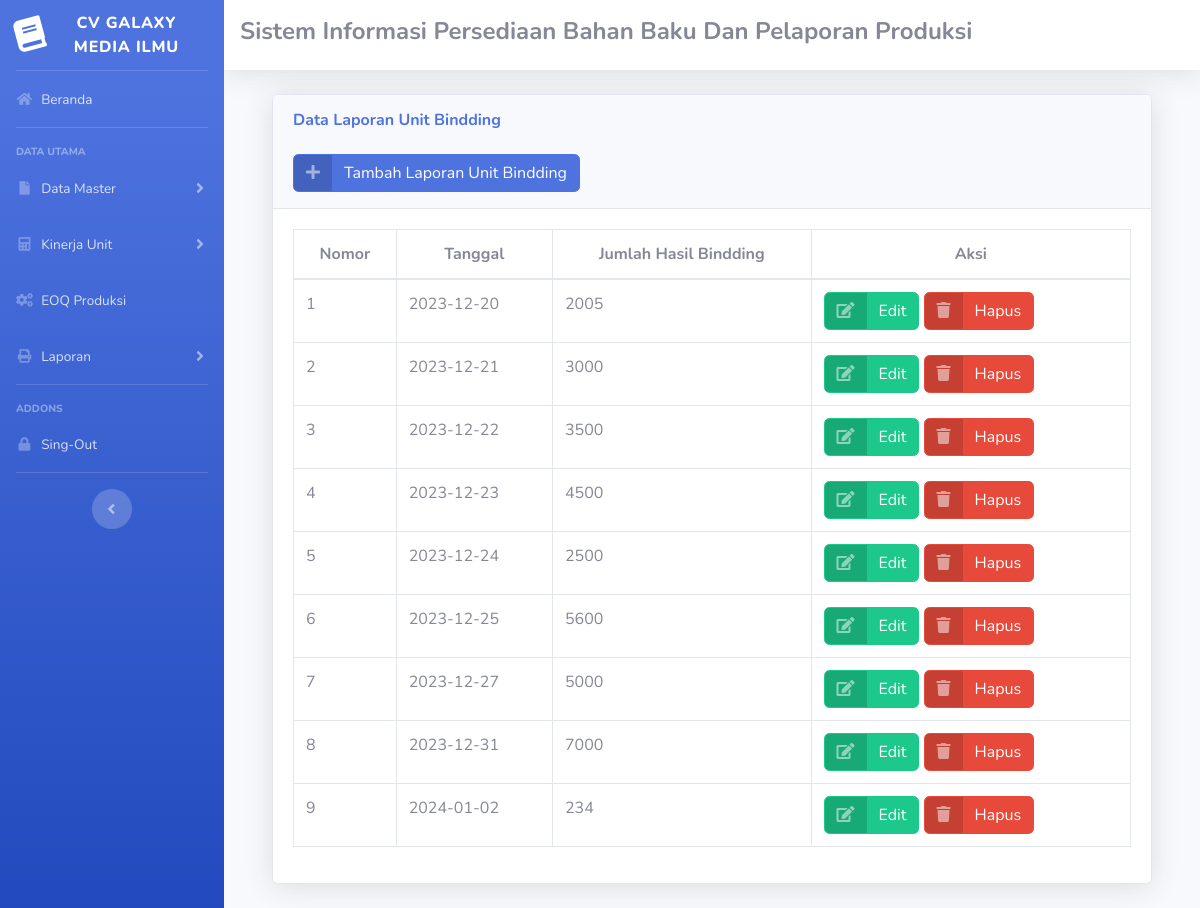
The app's page /s_admin.php?url=unit_bindding with its own data.
### tables this page shows
CREATE TABLE `unit_bindding` (
  `id` int NOT NULL,
  `id_spk` int NOT NULL,
  `id_unit_kerja` int NOT NULL,
  `shift_kerja` varchar(100) NOT NULL,
  `tanggal` date NOT NULL,
  `jumlah_bindding` int NOT NULL
);

### unit_bindding.php (the view, shortened to what this page needs)
<!DOCTYPE html PUBLIC "-//W3C//DTD XHTML 1.0 Transitional//EN" "http://www.w3.org/TR/xhtml1/DTD/xhtml1-transitional.dtd">
<html xmlns="http://www.w3.org/1999/xhtml">
<head>
</head>
<body>
<div class="container-fluid">
          <div class="card shadow mb-4">
            <div class="card-header py-3">
              <h6 class="m-0 font-weight-bold text-primary">Data Laporan Unit Bindding</h6>
			  <br>
		<a href="s_admin.php?url=tambah_bindding" class="btn btn-primary btn-icon-split">
                    <span class="icon text-white-50">
                      <i class="fas fa-plus"></i>
                    </span>
                    <span class="text">Tambah Laporan Unit Bindding</span>
                  </a>
            </div>
            <div class="card-body">
              <div class="table-responsive">
                <table class="table table-bordered" id="dataTable" width="100%" cellspacing="0">
                  <thead>
                    <tr class= "text-center">
                      <th>Nomor</th>
                      <th>Tanggal</th>
                      <th>Jumlah Hasil Bindding</th>
                      <th>Aksi</th>
                    </tr>
                    </thead>
		<tbody>
	<tr>
		<?php
		require 'koneksi.php';
		$sql="select * from unit_bindding";
		$result = mysqli_query($conn,$sql);
		$data = mysqli_fetch_all($result,MYSQLI_ASSOC);
		$nomor = 1;
		foreach ($data as $data)
		{
		?>
                      <td><?php echo $nomor; ?></td>
                      <td><?php echo $data['tanggal']; ?></td>
                      <td><?php echo $data['jumlah_bindding']; ?></td>
                      <td class=><a href="s_admin.php?url=edit_bindding&id=<?php echo $data['id']; ?>" class="btn btn-success btn-icon-split">
                    <span class="icon text-white-50">
                      <i class="fas fa-edit"></i>
                    </span>
                    <span class="text">Edit</span>
                  </a>
				  <a href="hapus_bindding.php?id=<?php echo $data['id']; ?>" class="btn btn-danger btn-icon-split" onclick="return confirm('yakin hapus')">
                    <span class="icon text-white-50">
                      <i class="fas fa-trash"></i>
                    </span>
                    <span class="text">Hapus</span>
                  </a>
				  </td>
                    </tr>
				  <?php
                  $nomor++;
                  }
                  ?>
				  </table></td>
				</div>
			</div>
		</div>
	</div>
</body>
</html>

### records on screen
unit_bindding: tanggal "2023-12-20", jumlah_bindding "2005"
unit_bindding: tanggal "2023-12-21", jumlah_bindding "3000"
unit_bindding: tanggal "2023-12-22", jumlah_bindding "3500"
unit_bindding: tanggal "2023-12-23", jumlah_bindding "4500"
unit_bindding: tanggal "2023-12-24", jumlah_bindding "2500"
unit_bindding: tanggal "2023-12-25", jumlah_bindding "5600"
unit_bindding: tanggal "2023-12-27", jumlah_bindding "5000"
unit_bindding: tanggal "2023-12-31", jumlah_bindding "7000"
unit_bindding: tanggal "2024-01-02", jumlah_bindding "234"
